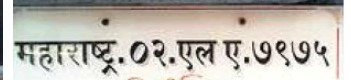
#> input picture m4.jpg, 351 x 80 px
$ python -i preprocessing.py   (imports and definitions only)   (Python 2 division)
#> lines starting #> are read from the running program, lines starting #| are printed output that depends on the picture; after the words box and inside, x2 and y2 are one past the last pixel; in counts of white or black regions, pixels touching at a corner belong together
import cv2
import numpy as np
from PIL import Image as PILImage
from scipy.ndimage import interpolation as inter

def enlarge_img(image: np.ndarray, target_dim=(700, 280)) -> np.ndarray:
    """Resizes the license plate ROI image for optimal OCR extraction."""
#> called with target_dim = (700, 280)
    if image is None or image.size == 0:
        return image
    return cv2.resize(image, target_dim, interpolation=cv2.INTER_CUBIC)
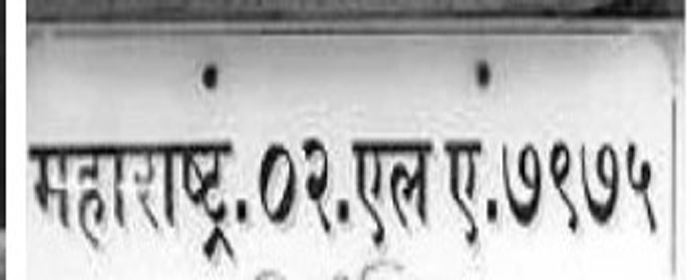
#> returned value: shape (280, 700); min 0, max 255, mean 187.6

def find_score(arr: np.ndarray, angle: float):
    """Calculates projection profile variance score for a given rotation angle."""
    data = inter.rotate(arr, angle, reshape=False, order=0)
    hist = np.sum(data, axis=1)
    score = np.sum((hist[1:] - hist[:-1]) ** 2)
    return hist, score

def set_angle(gray_img: np.ndarray) -> np.ndarray:
    """Deskews license plate image by computing vertical projection profile scores across angles."""
    if len(gray_img.shape) == 3:
        gray_img = cv2.cvtColor(gray_img, cv2.COLOR_BGR2GRAY)

    pil_img = PILImage.fromarray(gray_img)
    wd, ht = pil_img.size
#> wd = 700; ht = 280
    pix = np.array(pil_img.convert('1').getdata(), np.uint8)
    bin_img = 1 - (pix.reshape((ht, wd)) / 255.0)
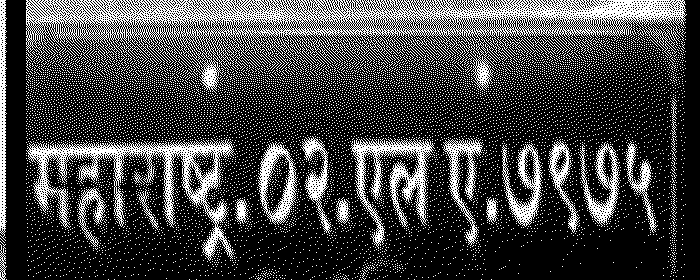
#> bin_img: shape (280, 700) float64; values 0 (black) and 1 (white), 26.3% white in thin lines or dots

    delta = 1
    limit = 7
    angles = np.arange(-limit, limit + delta, delta)
    scores = []

    for angle in angles:
        _, score = find_score(bin_img, angle)
        scores.append(score)
#> this loop made 15 passes
#> score on passes 1 to 12: 34877, 31614, 34179, 31934, 43514, 42858, 52724, 54031, 51429, 32505, 37468, 32873
#> pass 1, in find_score, `data = inter.rotate(arr, angle, reshape=False, order=0)`:
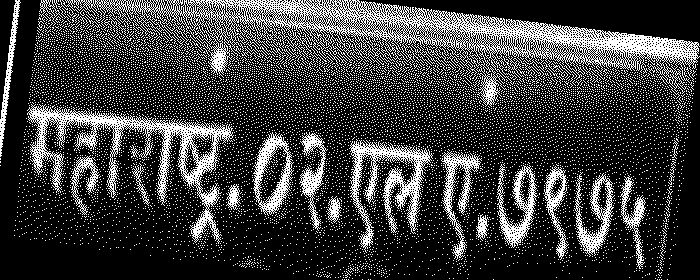
#> data: shape (280, 700) float64; values 0 (black) and 1 (white), 23.8% white in thin lines or dots
#> pass 2, in find_score (call 2), `data = inter.rotate(arr, angle, reshape=False, order=0)`:
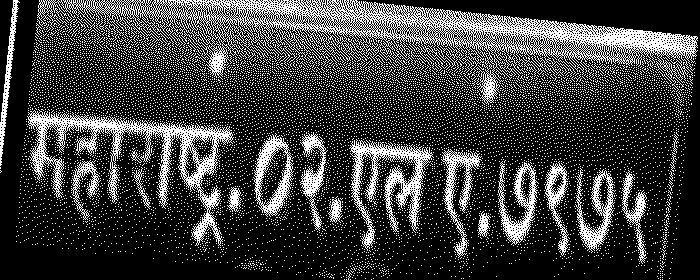
#> data: shape (280, 700) float64; values 0 (black) and 1 (white), 24.1% white in thin lines or dots
#> pass 3, in find_score (call 3), `data = inter.rotate(arr, angle, reshape=False, order=0)`:
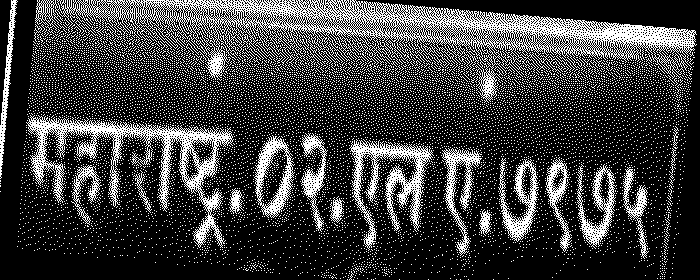
#> data: shape (280, 700) float64; values 0 (black) and 1 (white), 24.4% white in thin lines or dots
#> after the loop, scores = [34877, 31614, 34179, 31934, 43514, 42858, 52724, 54031, 51429, 32505, 37468, 32873, 35618, 33355, 36909]

    best_score = max(scores)
#> best_score = 54031
    best_angle = angles[scores.index(best_score)]
#> best_angle = 0

    rotated_data = inter.rotate(bin_img, best_angle, reshape=False, order=0)
    rotated_pil = PILImage.fromarray((255 * rotated_data).astype("uint8")).convert("RGB")
#> rotated_pil: PIL image 700x280 RGB; 26.3% white in thin lines or dots
    deskewed_cv = cv2.cvtColor(np.array(rotated_pil), cv2.COLOR_RGB2GRAY)
#> deskewed_cv: shape (280, 700); 26.3% white in thin lines or dots
    return deskewed_cv

def dilate(image: np.ndarray) -> np.ndarray:
    kernel = np.ones((3, 3), np.uint8)
    return cv2.dilate(image, kernel, iterations=1)

def erode(image: np.ndarray) -> np.ndarray:
    kernel = np.ones((3, 3), np.uint8)
    return cv2.erode(image, kernel, iterations=1)

def Preprocessing(img: np.ndarray) -> np.ndarray:
    """
    Applies comprehensive image enhancement pipeline:
    1. Resizing to target resolution
    2. Grayscale conversion & angle deskewing
    3. Gaussian blurring & Otsu binary thresholding
    4. Bilateral filtering
    5. Morphological Dilation and Erosion
    """
    if img is None or img.size == 0:
        return img

    resized = enlarge_img(img)

    if len(resized.shape) == 3:
        gray = cv2.cvtColor(resized, cv2.COLOR_BGR2GRAY)
    else:
        gray = resized.copy()

    deskewed = set_angle(gray)

    blur = cv2.GaussianBlur(deskewed, (3, 3), 0)
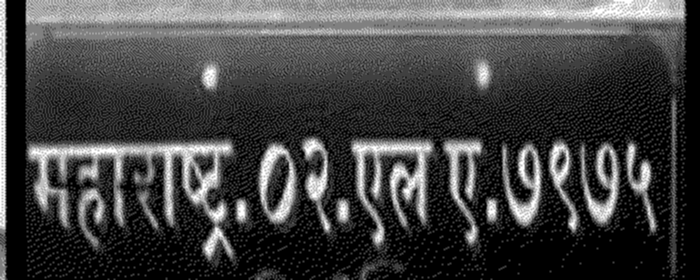
#> blur: shape (280, 700); min 0, max 255, mean 67.1
    thresh = cv2.threshold(blur, 0, 255, cv2.THRESH_BINARY_INV + cv2.THRESH_OTSU)[1]
#> thresh: shape (280, 700); 69.7% white; 473 black regions (444 under 20 px), largest, box (x1, y1, x2, y2) and area: (26, 0, 686, 93) 32290, (27, 139, 234, 261) 7987, (351, 139, 434, 249) 3885
    filtered = cv2.bilateralFilter(thresh, 11, 17, 17)

    dilated = dilate(filtered)
#> in dilate, `return cv2.dilate(image, kernel, iterations=1)`: returned value: shape (280, 700); 78.3% white; 89 black regions (67 under 20 px), largest, box (x1, y1, x2, y2) and area: (27, 0, 684, 56) 23492, (28, 141, 232, 259) 5984, (352, 141, 433, 245) 2823
    eroded = erode(dilated)
#> in erode, `return cv2.erode(image, kernel, iterations=1)`:
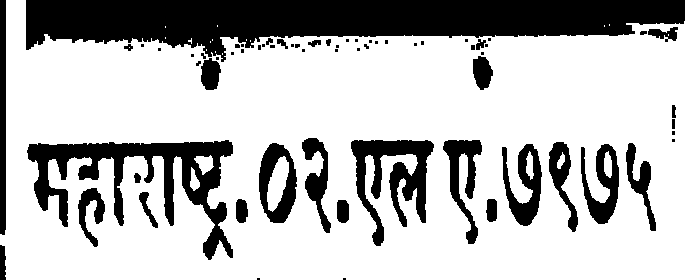
#> returned value: shape (280, 700); 74% white; 66 black regions (35 under 20 px), largest, box (x1, y1, x2, y2) and area: (26, 0, 685, 62) 24738, (27, 140, 233, 260) 7730, (351, 140, 434, 246) 3759

    return eroded

>>> import cv2
>>> picture = cv2.imread('../m4.jpg', cv2.IMREAD_GRAYSCALE)
>>> result = Preprocessing(picture)
